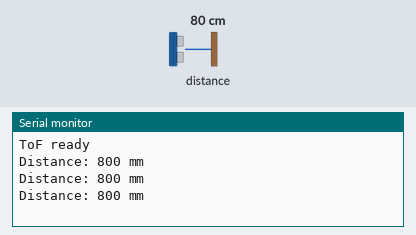
Simulated run of this sketch. Board: ESP32. Parts: the last lines printed to the serial monitor. The test bench sets the inputs (shaded band); at power-on: distance to the obstacle 80 cm.

Above: at 1.3 s.
1.4 s: distance to the obstacle set to 250 cm
At 2.1 s:
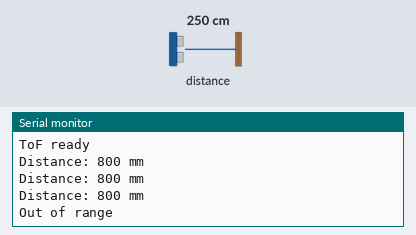
3.6 s: distance to the obstacle set to 2 cm
At 4.2 s:
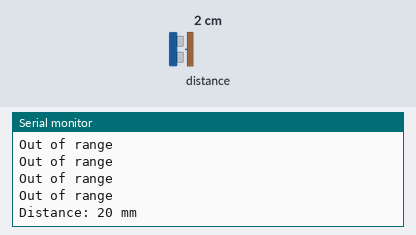

Measured:
- after the input at 1.4 s, the serial monitor: prints a new line after 0.23 s (image 1)
- after the input at 3.6 s, the serial monitor: prints a new line after 0.17 s (image 2)

The sketch:

tof_test.ino
```cpp
// ToF distance test for the M5Stack Fire, Port A (SDA G21, SCL G22).
// The ToF unit (VL53L0X, address 0x29) measures the distance to the water
// surface. Readings print to Serial Monitor at 115200 baud.
// Needs the "Adafruit VL53L0X" library (Library Manager).

#include <Wire.h>
#include <Adafruit_VL53L0X.h>

Adafruit_VL53L0X lox = Adafruit_VL53L0X();

void setup() {
  Serial.begin(115200);
  Wire.begin(21, 22);
  if (!lox.begin(0x29, false, &Wire)) {
    Serial.println("ToF not found at 0x29");
    while (true) delay(1000);
  }
  Serial.println("ToF ready");
}

void loop() {
  VL53L0X_RangingMeasurementData_t m;
  lox.rangingTest(&m, false);
  if (m.RangeStatus != 4) {
    Serial.printf("Distance: %d mm\n", m.RangeMilliMeter);
  } else {
    Serial.println("Out of range");
  }
  delay(500);
}
```
